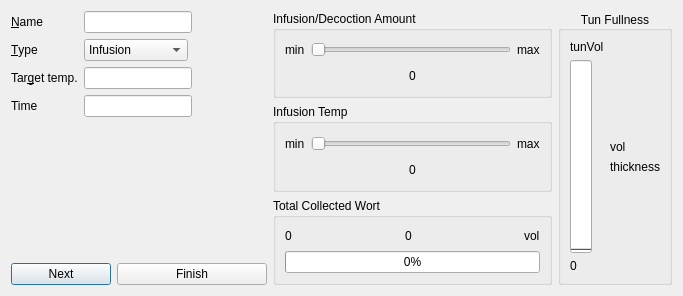
<?xml version="1.0" encoding="UTF-8"?>
<ui version="4.0">
 <class>mashDesigner</class>
 <widget class="QDialog" name="mashDesigner">
  <property name="geometry">
   <rect>
    <x>0</x>
    <y>0</y>
    <width>683</width>
    <height>296</height>
   </rect>
  </property>
  <property name="windowTitle">
   <string>Mash Designer</string>
  </property>
  <property name="configSection" stdset="0">
   <string notr="true">mashDesigner</string>
  </property>
  <layout class="QHBoxLayout" name="horizontalLayout_4">
   <item>
    <layout class="QVBoxLayout" name="verticalLayout_8">
     <item>
      <layout class="QFormLayout" name="formLayout">
       <property name="sizeConstraint">
        <enum>QLayout::SetNoConstraint</enum>
       </property>
       <property name="fieldGrowthPolicy">
        <enum>QFormLayout::FieldsStayAtSizeHint</enum>
       </property>
       <property name="formAlignment">
        <set>Qt::AlignLeading|Qt::AlignLeft|Qt::AlignTop</set>
       </property>
       <item row="0" column="0">
        <widget class="QLabel" name="label_name">
         <property name="text">
          <string>&amp;Name</string>
         </property>
         <property name="buddy">
          <cstring>lineEdit_name</cstring>
         </property>
        </widget>
       </item>
       <item row="0" column="1">
        <widget class="QLineEdit" name="lineEdit_name">
         <property name="maximumSize">
          <size>
           <width>150</width>
           <height>16777215</height>
          </size>
         </property>
        </widget>
       </item>
       <item row="1" column="0">
        <widget class="QLabel" name="label_type">
         <property name="text">
          <string>&amp;Type</string>
         </property>
         <property name="buddy">
          <cstring>comboBox_type</cstring>
         </property>
        </widget>
       </item>
       <item row="1" column="1">
        <widget class="QComboBox" name="comboBox_type">
         <item>
          <property name="text">
           <string notr="true">Infusion</string>
          </property>
         </item>
         <item>
          <property name="text">
           <string notr="true">Temperature</string>
          </property>
         </item>
         <item>
          <property name="text">
           <string notr="true">Decoction</string>
          </property>
         </item>
         <item>
          <property name="text">
           <string notr="true">Fly Sparge</string>
          </property>
         </item>
         <item>
          <property name="text">
           <string notr="true">Batch Sparge</string>
          </property>
         </item>
        </widget>
       </item>
       <item row="3" column="0">
        <widget class="BtTemperatureLabel" name="label_targetTemp">
         <property name="contextMenuPolicy">
          <enum>Qt::CustomContextMenu</enum>
         </property>
         <property name="text">
          <string>Tar&amp;get temp.</string>
         </property>
         <property name="buddy">
          <cstring>lineEdit_temp</cstring>
         </property>
        </widget>
       </item>
       <item row="3" column="1">
        <widget class="BtTemperatureEdit" name="lineEdit_temp">
         <property name="maximumSize">
          <size>
           <width>150</width>
           <height>16777215</height>
          </size>
         </property>
         <property name="editField" stdset="0">
          <string notr="true">stepTemp_c</string>
         </property>
        </widget>
       </item>
       <item row="4" column="0">
        <widget class="BtTimeLabel" name="label_stepTime">
         <property name="contextMenuPolicy">
          <enum>Qt::CustomContextMenu</enum>
         </property>
         <property name="text">
          <string>Time</string>
         </property>
         <property name="buddy">
          <cstring>lineEdit_time</cstring>
         </property>
        </widget>
       </item>
       <item row="4" column="1">
        <widget class="BtTimeEdit" name="lineEdit_time">
         <property name="maximumSize">
          <size>
           <width>150</width>
           <height>16777215</height>
          </size>
         </property>
         <property name="editField" stdset="0">
          <string notr="true">stepTime_min</string>
         </property>
        </widget>
       </item>
      </layout>
     </item>
     <item>
      <layout class="QHBoxLayout" name="horizontalLayout_5">
       <item>
        <widget class="QPushButton" name="pushButton_next">
         <property name="maximumSize">
          <size>
           <width>100</width>
           <height>16777215</height>
          </size>
         </property>
         <property name="text">
          <string>Next</string>
         </property>
        </widget>
       </item>
       <item>
        <widget class="QPushButton" name="pushButton_finish">
         <property name="text">
          <string>Finish</string>
         </property>
        </widget>
       </item>
      </layout>
     </item>
    </layout>
   </item>
   <item>
    <layout class="QVBoxLayout" name="verticalLayout_4">
     <item>
      <widget class="QGroupBox" name="groupBox">
       <property name="sizePolicy">
        <sizepolicy hsizetype="MinimumExpanding" vsizetype="Preferred">
         <horstretch>0</horstretch>
         <verstretch>0</verstretch>
        </sizepolicy>
       </property>
       <property name="title">
        <string>Infusion/Decoction Amount</string>
       </property>
       <layout class="QVBoxLayout" name="verticalLayout">
        <item>
         <layout class="QHBoxLayout" name="horizontalLayout">
          <item>
           <widget class="QLabel" name="label_amtMin">
            <property name="text">
             <string>min</string>
            </property>
           </widget>
          </item>
          <item>
           <widget class="QSlider" name="horizontalSlider_amount">
            <property name="sizePolicy">
             <sizepolicy hsizetype="Expanding" vsizetype="Fixed">
              <horstretch>0</horstretch>
              <verstretch>0</verstretch>
             </sizepolicy>
            </property>
            <property name="minimumSize">
             <size>
              <width>200</width>
              <height>0</height>
             </size>
            </property>
            <property name="maximum">
             <number>200</number>
            </property>
            <property name="orientation">
             <enum>Qt::Horizontal</enum>
            </property>
           </widget>
          </item>
          <item>
           <widget class="QLabel" name="label_amtMax">
            <property name="text">
             <string>max</string>
            </property>
           </widget>
          </item>
         </layout>
        </item>
        <item>
         <widget class="QLabel" name="label_amt">
          <property name="text">
           <string>0</string>
          </property>
          <property name="alignment">
           <set>Qt::AlignCenter</set>
          </property>
         </widget>
        </item>
       </layout>
      </widget>
     </item>
     <item>
      <widget class="QGroupBox" name="groupBox_2">
       <property name="sizePolicy">
        <sizepolicy hsizetype="MinimumExpanding" vsizetype="Preferred">
         <horstretch>0</horstretch>
         <verstretch>0</verstretch>
        </sizepolicy>
       </property>
       <property name="title">
        <string>Infusion Temp</string>
       </property>
       <layout class="QVBoxLayout" name="verticalLayout_2">
        <item>
         <layout class="QHBoxLayout" name="horizontalLayout_2">
          <item>
           <widget class="QLabel" name="label_tempMin">
            <property name="text">
             <string>min</string>
            </property>
           </widget>
          </item>
          <item>
           <widget class="QSlider" name="horizontalSlider_temp">
            <property name="sizePolicy">
             <sizepolicy hsizetype="Expanding" vsizetype="Fixed">
              <horstretch>0</horstretch>
              <verstretch>0</verstretch>
             </sizepolicy>
            </property>
            <property name="minimumSize">
             <size>
              <width>200</width>
              <height>0</height>
             </size>
            </property>
            <property name="maximum">
             <number>200</number>
            </property>
            <property name="orientation">
             <enum>Qt::Horizontal</enum>
            </property>
           </widget>
          </item>
          <item>
           <widget class="QLabel" name="label_tempMax">
            <property name="text">
             <string>max</string>
            </property>
           </widget>
          </item>
         </layout>
        </item>
        <item>
         <widget class="QLabel" name="label_temp">
          <property name="text">
           <string>0</string>
          </property>
          <property name="alignment">
           <set>Qt::AlignCenter</set>
          </property>
         </widget>
        </item>
       </layout>
      </widget>
     </item>
     <item>
      <widget class="QGroupBox" name="groupBox_4">
       <property name="title">
        <string>Total Collected Wort</string>
       </property>
       <layout class="QVBoxLayout" name="verticalLayout_7">
        <item>
         <layout class="QHBoxLayout" name="horizontalLayout_6">
          <item>
           <widget class="QLabel" name="label_zeroWort">
            <property name="text">
             <string>0</string>
            </property>
           </widget>
          </item>
          <item>
           <spacer name="horizontalSpacer_2">
            <property name="orientation">
             <enum>Qt::Horizontal</enum>
            </property>
            <property name="sizeHint" stdset="0">
             <size>
              <width>0</width>
              <height>0</height>
             </size>
            </property>
           </spacer>
          </item>
          <item>
           <widget class="QLabel" name="label_wort">
            <property name="text">
             <string>0</string>
            </property>
           </widget>
          </item>
          <item>
           <spacer name="horizontalSpacer">
            <property name="orientation">
             <enum>Qt::Horizontal</enum>
            </property>
            <property name="sizeHint" stdset="0">
             <size>
              <width>0</width>
              <height>0</height>
             </size>
            </property>
           </spacer>
          </item>
          <item>
           <widget class="QLabel" name="label_wortMax">
            <property name="text">
             <string>vol</string>
            </property>
           </widget>
          </item>
         </layout>
        </item>
        <item>
         <widget class="QProgressBar" name="progressBar_wort">
          <property name="value">
           <number>0</number>
          </property>
         </widget>
        </item>
       </layout>
      </widget>
     </item>
    </layout>
   </item>
   <item>
    <widget class="QGroupBox" name="groupBox_3">
     <property name="sizePolicy">
      <sizepolicy hsizetype="Fixed" vsizetype="Preferred">
       <horstretch>0</horstretch>
       <verstretch>0</verstretch>
      </sizepolicy>
     </property>
     <property name="title">
      <string>Tun Fullness</string>
     </property>
     <property name="alignment">
      <set>Qt::AlignCenter</set>
     </property>
     <layout class="QVBoxLayout" name="verticalLayout_3">
      <item>
       <layout class="QHBoxLayout" name="horizontalLayout_3">
        <item>
         <layout class="QVBoxLayout" name="verticalLayout_5">
          <item>
           <widget class="QLabel" name="label_tunVol">
            <property name="text">
             <string>tunVol</string>
            </property>
            <property name="alignment">
             <set>Qt::AlignLeading|Qt::AlignLeft|Qt::AlignVCenter</set>
            </property>
           </widget>
          </item>
          <item>
           <widget class="QProgressBar" name="progressBar_fullness">
            <property name="sizePolicy">
             <sizepolicy hsizetype="Fixed" vsizetype="Expanding">
              <horstretch>0</horstretch>
              <verstretch>0</verstretch>
             </sizepolicy>
            </property>
            <property name="value">
             <number>0</number>
            </property>
            <property name="alignment">
             <set>Qt::AlignCenter</set>
            </property>
            <property name="orientation">
             <enum>Qt::Vertical</enum>
            </property>
            <property name="textDirection">
             <enum>QProgressBar::BottomToTop</enum>
            </property>
           </widget>
          </item>
          <item>
           <widget class="QLabel" name="label_zeroVol">
            <property name="text">
             <string>0</string>
            </property>
            <property name="alignment">
             <set>Qt::AlignLeading|Qt::AlignLeft|Qt::AlignVCenter</set>
            </property>
           </widget>
          </item>
         </layout>
        </item>
        <item>
         <layout class="QVBoxLayout" name="verticalLayout_6">
          <item>
           <spacer name="verticalSpacer">
            <property name="orientation">
             <enum>Qt::Vertical</enum>
            </property>
            <property name="sizeHint" stdset="0">
             <size>
              <width>0</width>
              <height>0</height>
             </size>
            </property>
           </spacer>
          </item>
          <item>
           <widget class="QLabel" name="label_mashVol">
            <property name="sizePolicy">
             <sizepolicy hsizetype="Fixed" vsizetype="Preferred">
              <horstretch>0</horstretch>
              <verstretch>0</verstretch>
             </sizepolicy>
            </property>
            <property name="text">
             <string>vol</string>
            </property>
           </widget>
          </item>
          <item>
           <widget class="QLabel" name="label_thickness">
            <property name="text">
             <string>thickness</string>
            </property>
           </widget>
          </item>
          <item>
           <spacer name="verticalSpacer_2">
            <property name="orientation">
             <enum>Qt::Vertical</enum>
            </property>
            <property name="sizeHint" stdset="0">
             <size>
              <width>0</width>
              <height>0</height>
             </size>
            </property>
           </spacer>
          </item>
         </layout>
        </item>
       </layout>
      </item>
     </layout>
    </widget>
   </item>
  </layout>
 </widget>
 <customwidgets>
  <customwidget>
   <class>BtTemperatureEdit</class>
   <extends>QLineEdit</extends>
   <header>BtLineEdit.h</header>
   <slots>
    <slot>lineChanged(Measurement::UnitSystem const *, Measurement::UnitSystem::RelativeScale)</slot>
   </slots>
  </customwidget>
  <customwidget>
   <class>BtTimeEdit</class>
   <extends>QLineEdit</extends>
   <header>BtLineEdit.h</header>
   <slots>
    <slot>lineChanged(Measurement::UnitSystem const *, Measurement::UnitSystem::RelativeScale)</slot>
   </slots>
  </customwidget>
  <customwidget>
   <class>BtTimeLabel</class>
   <extends>QLabel</extends>
   <header>BtLabel.h</header>
   <slots>
    <signal>changedUnitSystemOrScale(Measurement::UnitSystem const *, Measurement::UnitSystem::RelativeScale)</signal>
   </slots>
  </customwidget>
  <customwidget>
   <class>BtTemperatureLabel</class>
   <extends>QLabel</extends>
   <header>BtLabel.h</header>
   <slots>
    <signal>changedUnitSystemOrScale(Measurement::UnitSystem const *, Measurement::UnitSystem::RelativeScale)</signal>
   </slots>
  </customwidget>
 </customwidgets>
 <tabstops>
  <tabstop>lineEdit_name</tabstop>
  <tabstop>comboBox_type</tabstop>
  <tabstop>lineEdit_temp</tabstop>
  <tabstop>lineEdit_time</tabstop>
  <tabstop>horizontalSlider_amount</tabstop>
  <tabstop>horizontalSlider_temp</tabstop>
  <tabstop>pushButton_next</tabstop>
  <tabstop>pushButton_finish</tabstop>
 </tabstops>
 <resources/>
 <connections>
  <connection>
   <sender>label_targetTemp</sender>
   <signal>changedUnitSystemOrScale(Measurement::UnitSystem const *, Measurement::UnitSystem::RelativeScale)</signal>
   <receiver>lineEdit_temp</receiver>
   <slot>lineChanged(Measurement::UnitSystem const *, Measurement::UnitSystem::RelativeScale)</slot>
   <hints>
    <hint type="sourcelabel">
     <x>39</x>
     <y>98</y>
    </hint>
    <hint type="destinationlabel">
     <x>131</x>
     <y>98</y>
    </hint>
   </hints>
  </connection>
  <connection>
   <sender>label_stepTime</sender>
   <signal>changedUnitSystemOrScale(Measurement::UnitSystem const *, Measurement::UnitSystem::RelativeScale)</signal>
   <receiver>lineEdit_time</receiver>
   <slot>lineChanged(Measurement::UnitSystem const *, Measurement::UnitSystem::RelativeScale)</slot>
   <hints>
    <hint type="sourcelabel">
     <x>56</x>
     <y>126</y>
    </hint>
    <hint type="destinationlabel">
     <x>94</x>
     <y>125</y>
    </hint>
   </hints>
  </connection>
 </connections>
</ui>
